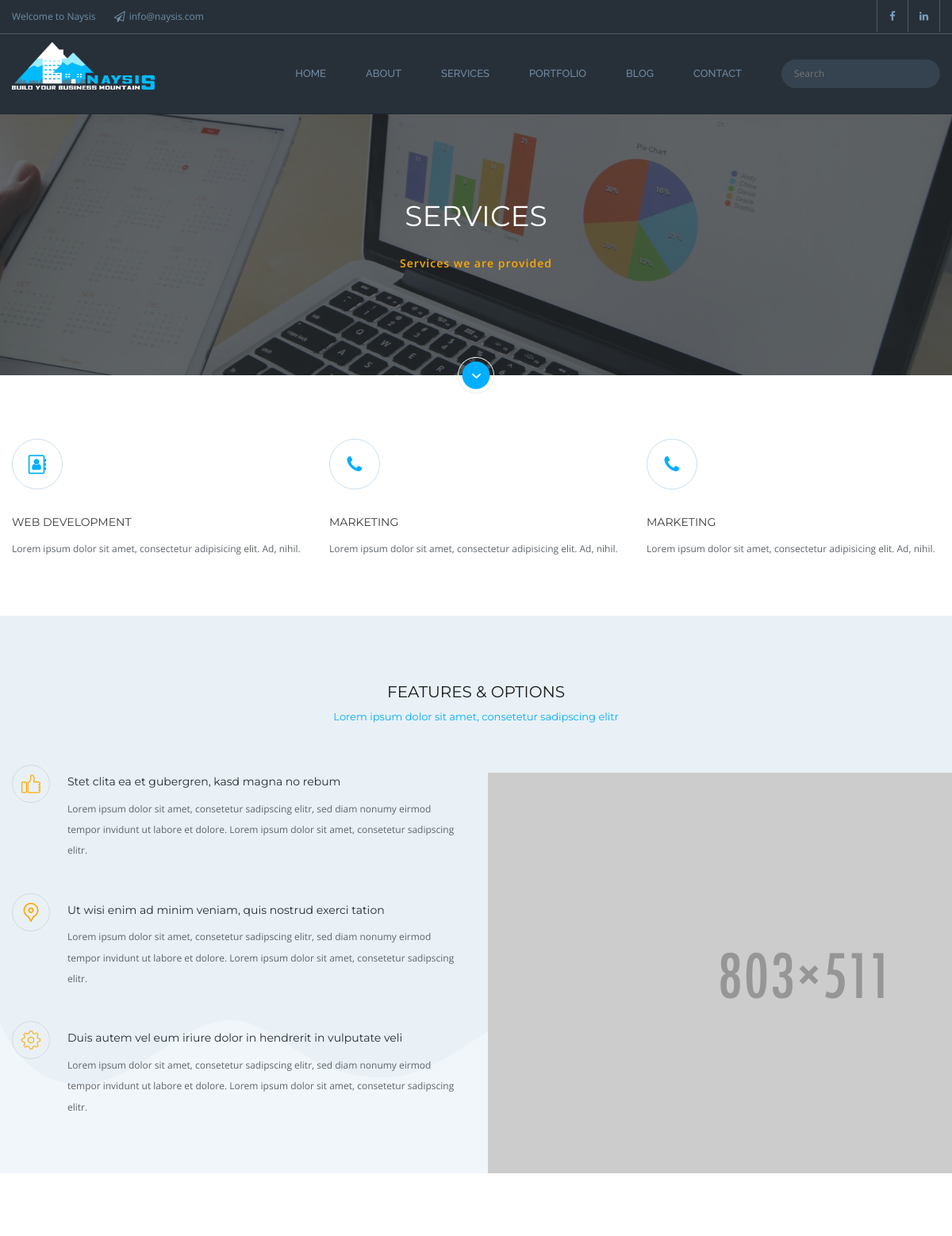
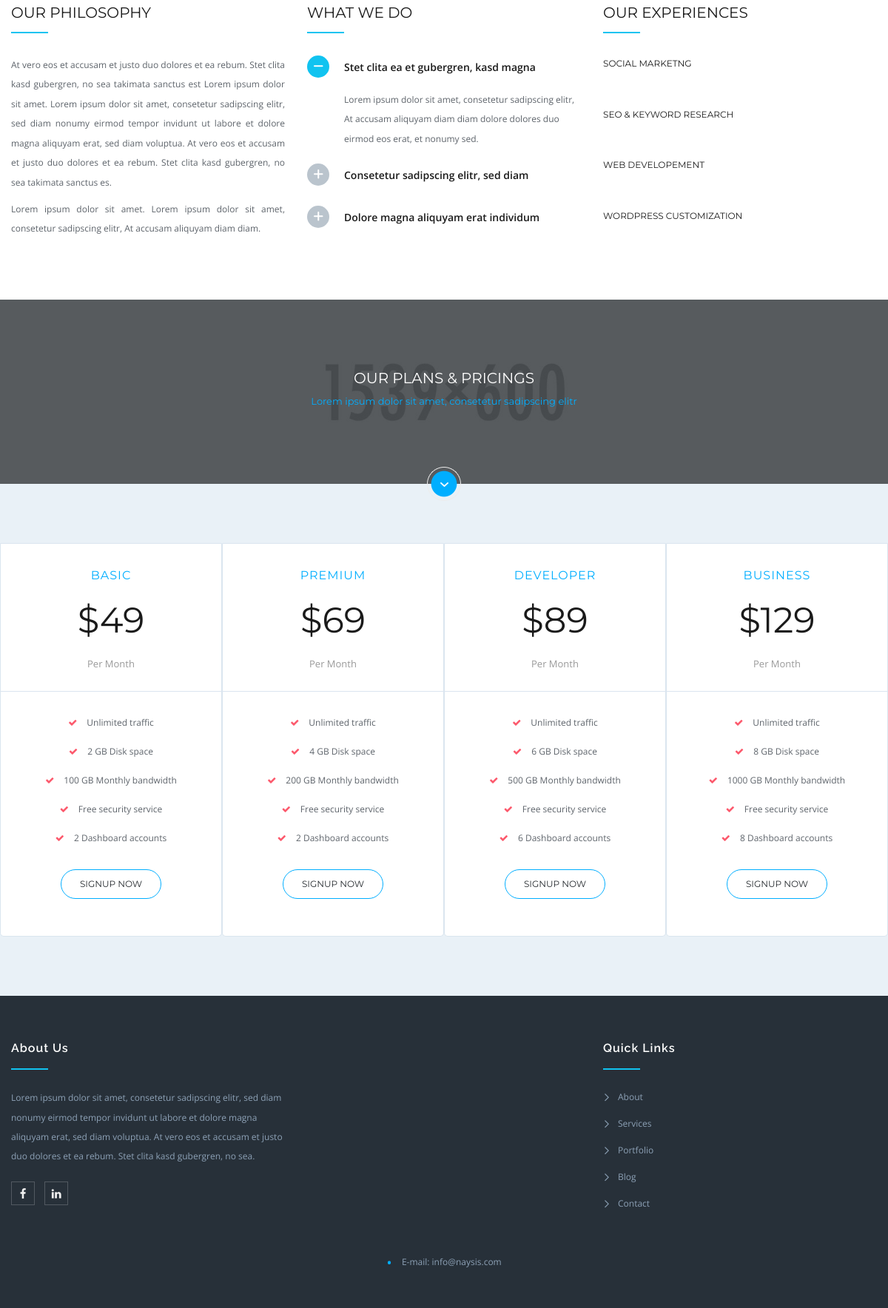
Page /services/ on the committed database (2 pictures, top to bottom).
### project/models.py (models this page shows, shortened)
class ServiceItems(models.Model):
    name = models.CharField(max_length=64, blank=True, null=True, default=None)
    description = models.TextField(blank=True, null=True, default=None)
    icon = models.CharField(max_length=64, blank=True, null=True, default=None)
    is_active = models.BooleanField(default=True)
    created = models.DateTimeField(auto_now_add=True, auto_now=False)
    updated = models.DateTimeField(auto_now_add=False, auto_now=True)
    class Meta:
        verbose_name = "Service Item"
        verbose_name_plural = "Service Items"

### services/views.py (the view)
class Services(generic.TemplateView):
    template_name = "services/index.html"
    def get_context_data(self, **kwargs):
        context = {}
        service_items = ServiceItems.objects.filter(is_active=True)
        context['service_items'] = service_items
        return context

### services/templates/services/index.html (shortened to what this page needs)
{% extends 'Naysis/base/basePage.html'%}
{%block content%}
{%load static%}
    <section class="page-title" style="background-image:url({%static 'images/background/pages/services.jpg'%});">
    	<div class="auto-container">
        	<div class="sec-title">
                <h1>Services</h1>
                <div class="page-subtitle">Services we are provided</div>
            </div>
        </div>
        <div class="down-arrow scroll-to-target" data-target=".scroll-to-this"></div>
    </section>
    <section class="default-section scroll-to-this">
    	<div class="auto-container">
        	<div class="row clearfix">
                {%for item in service_items%}
                <article class="column icon-column circle-icon-column col-md-4 col-sm-6 col-xs-12">
                	<div class="inner-box text-left">
                    	<div class="icon img-circle"><i class="fa fa-{{item.icon}}" aria-hidden="true"></i></div>
                        <h3>{{item.name}}</h3>
                        <div class="text">{{item.description}}</div>
                    </div>
                </article>
                {%endfor%}
            </div>
        </div>
    </section>
    <section class="default-section bg-waves bg-color outside-hidden" style="background-image:url(images/background/bg-waves-2.png);">
    	<div class="auto-container">
        	<div class="sec-title text-center main-title">
                <h2 class="default-title text-uppercase">features &amp; OPTIONS</h2>
                <div class="theme-subtitle">Lorem ipsum dolor sit amet, consetetur sadipscing elitr</div>
            </div>
        	<div class="row clearfix">
                <div class="col-md-6 col-sm-12 col-xs-12">
                    <article class="featured-icon-column">
                        <div class="inner-box">
                            <h3><span class="icon img-circle"><span class="flaticon-thumb3"></span></span> Stet clita ea et gubergren, kasd magna no rebum</h3>
                            <div class="text">
                                <p>Lorem ipsum dolor sit amet, consetetur sadipscing elitr, sed diam nonumy eirmod tempor invidunt ut labore et dolore. Lorem ipsum dolor sit amet, consetetur sadipscing elitr.</p>
                            </div>
                        </div>
                    </article>
                    <article class="featured-icon-column">
                        <div class="inner-box">
                            <h3><span class="icon img-circle"><span class="flaticon-pin60"></span></span> Ut wisi enim ad minim veniam, quis nostrud exerci tation</h3>
                            <div class="text">
                                <p>Lorem ipsum dolor sit amet, consetetur sadipscing elitr, sed diam nonumy eirmod tempor invidunt ut labore et dolore. Lorem ipsum dolor sit amet, consetetur sadipscing elitr.</p>
                            </div>
                        </div>
                    </article>
                    <article class="featured-icon-column">
                        <div class="inner-box">
                            <h3><span class="icon img-circle"><span class="flaticon-tool305"></span></span> Duis autem vel eum iriure dolor in hendrerit in vulputate veli</h3>
                            <div class="text">
                                <p>Lorem ipsum dolor sit amet, consetetur sadipscing elitr, sed diam nonumy eirmod tempor invidunt ut labore et dolore. Lorem ipsum dolor sit amet, consetetur sadipscing elitr.</p>
                            </div>
                        </div>
                    </article>
                </div>
                <div class="image-column col-md-6 col-sm-12 col-xs-12">
                	<figure class="fluid-image-outer"><img src="images/resource/dashboard-image-1.png" alt=""></figure>
                </div>
            </div>
        </div>
    </section>
    <section class="default-section">
    	<div class="auto-container">
        	<div class="row clearfix">
                <div class="column text-column col-lg-4 col-md-6 col-xs-12">
                    <h2 class="default-title text-uppercase">Our philosophy</h2>
                	<div class="line-left"></div>
                    <div class="text">
                    	<p>At vero eos et accusam et justo duo dolores et ea rebum. Stet clita kasd gubergren, no sea takimata sanctus est Lorem ipsum dolor sit amet. Lorem ipsum dolor sit amet, consetetur sadipscing elitr, sed diam nonumy eirmod tempor invidunt ut labore et dolore magna aliquyam erat, sed diam voluptua. At vero eos et accusam et justo duo dolores et ea rebum. Stet clita kasd gubergren, no sea takimata sanctus es.</p>
						<p>Lorem ipsum dolor sit amet. Lorem ipsum dolor sit amet, consetetur sadipscing elitr, At accusam aliquyam diam diam.</p>
                    </div>
                </div>
                <div class="column text-column col-lg-4 col-md-6 col-xs-12">
                    <h2 class="default-title text-uppercase">What we do</h2>
                	<div class="line-left"></div>
                    <div class="accordion-box style-two">
                        <article class="accordion animated out" data-delay="0" data-animation="fadeInUp">
                            <div class="acc-btn active">Stet clita ea et gubergren, kasd magna <div class="toggle-icon"><span class="minus flaticon-minus42"></span></div></div>
                            <div class="acc-content collapsed">
                                <p>Lorem ipsum dolor sit amet, consetetur sadipscing elitr, At accusam aliquyam diam diam dolore dolores duo eirmod eos erat, et nonumy sed.</p>
                            </div>
                        </article>
                        <article class="accordion animated out" data-delay="0" data-animation="fadeInUp">
                            <div class="acc-btn">Consetetur sadipscing elitr, sed diam<div class="toggle-icon"><span class="plus flaticon-add30"></span></div></div>
                        </article>
                        <article class="accordion animated out" data-delay="0" data-animation="fadeInUp">
                            <div class="acc-btn">Dolore magna aliquyam erat individum  <div class="toggle-icon"><span class="plus flaticon-add30"></span></div></div>
                        </article>
                    </div>
                </div>
                <div class="column text-column col-lg-4 col-md-6 col-xs-12">
                    <h2 class="default-title text-uppercase">Our Experiences</h2>
                	<div class="line-left"></div>
                    <div class="progress-levels medium-size">
                        <div class="progress-box wow fadeInRight" data-wow-delay="100ms" data-wow-duration="1500ms">
                            <div class="box-title">social marketng</div>
                            <div class="inner">
                                <div class="bar">
                                    <div class="bar-innner"><div class="bar-fill" data-percent="80"><div class="percent"></div></div></div>
                                </div>
                            </div>
                        </div>
                        <div class="progress-box wow fadeInRight" data-wow-delay="200ms" data-wow-duration="1500ms">
                            <div class="box-title">seo &amp; KEYWORD RESEARCH</div>
                            <div class="inner">
                                <div class="bar">
                                    <div class="bar-innner"><div class="bar-fill" data-percent="90"><div class="percent"></div></div></div>
                                </div>
                            </div>
                        </div>
                        <div class="progress-box wow fadeInRight" data-wow-delay="300ms" data-wow-duration="1500ms">
                            <div class="box-title">WEB DEVELOPEMENT</div>
                            <div class="inner">
                                <div class="bar">
                                    <div class="bar-innner"><div class="bar-fill" data-percent="60"><div class="percent"></div></div></div>
                                </div>
                            </div>
                        </div>
                        <div class="progress-box wow fadeInRight" data-wow-delay="400ms" data-wow-duration="1500ms">
                            <div class="box-title">WORDPRESS CUSTOMIZATION</div>
                            <div class="inner">
                                <div class="bar">
                                    <div class="bar-innner"><div class="bar-fill" data-percent="88"><div class="percent"></div></div></div>
                                </div>
                            </div>
                        </div>
                    </div>
                </div>
            </div>
        </div>
    </section>
    <section class="section-intro" style="background-image:url(images/parallax/image-1.jpg);">
    	<div class="auto-container">
        	<div class="sec-title">
                <h2 class="default-title text-uppercase white_color">our plans &amp; PRICINGS</h2>
                <div class="theme-subtitle">Lorem ipsum dolor sit amet, consetetur sadipscing elitr</div>
            </div>
        </div>
        <div class="down-arrow scroll-to-target" data-target=".scroll-to-that"></div>
    </section>
    <section class="pricing-section scroll-to-that">
    	<div class="auto-container">
        	<div class="row clearfix">
                <article class="pricing-column col-lg-3 col-md-6 col-sm-6 col-xs-12">
                    <div class="inner-box">
                        <div class="plan-header">
                        	<h3 class="plan-title">BASIC</h3>
                            <h2 class="plan-price">$49</h2>
                            <div class="plan-duration">Per Month</div>
                        </div>
                        <ul class="plan-stats">
                        	<li><span class="icon fa fa-check"></span> Unlimited traffic</li>
                            <li><span class="icon fa fa-check"></span> 2 GB Disk space</li>
                            <li><span class="icon fa fa-check"></span> 100 GB Monthly bandwidth</li>
                            <li><span class="icon fa fa-check"></span> Free security service</li>
                            <li><span class="icon fa fa-check"></span> 2 Dashboard accounts</li>
                        </ul>
                        <a href="#" class="theme-btn rounded-btn">Signup Now</a>
                    </div>
                </article>
                <article class="pricing-column col-lg-3 col-md-6 col-sm-6 col-xs-12">
                    <div class="inner-box">
                        <div class="plan-header">
                        	<h3 class="plan-title">Premium</h3>
                            <h2 class="plan-price">$69</h2>
                            <div class="plan-duration">Per Month</div>
                        </div>
                        <ul class="plan-stats">
                        	<li><span class="icon fa fa-check"></span> Unlimited traffic</li>
                            <li><span class="icon fa fa-check"></span> 4 GB Disk space</li>
                            <li><span class="icon fa fa-check"></span> 200 GB Monthly bandwidth</li>
                            <li><span class="icon fa fa-check"></span> Free security service</li>
                            <li><span class="icon fa fa-check"></span> 2 Dashboard accounts</li>
                        </ul>
                        <a href="#" class="theme-btn rounded-btn">Signup Now</a>
                    </div>
                </article>
                <article class="pricing-column col-lg-3 col-md-6 col-sm-6 col-xs-12">
                    <div class="inner-box">
                        <div class="plan-header">
                        	<h3 class="plan-title">Developer</h3>
                            <h2 class="plan-price">$89</h2>
                            <div class="plan-duration">Per Month</div>
                        </div>
                        <ul class="plan-stats">
                        	<li><span class="icon fa fa-check"></span> Unlimited traffic</li>
                            <li><span class="icon fa fa-check"></span> 6 GB Disk space</li>
                            <li><span class="icon fa fa-check"></span> 500 GB Monthly bandwidth</li>
                            <li><span class="icon fa fa-check"></span> Free security service</li>
                            <li><span class="icon fa fa-check"></span> 6 Dashboard accounts</li>
                        </ul>
                        <a href="#" class="theme-btn rounded-btn">Signup Now</a>
                    </div>
                </article>
                <article class="pricing-column col-lg-3 col-md-6 col-sm-6 col-xs-12">
                    <div class="inner-box">
                        <div class="plan-header">
                        	<h3 class="plan-title">Business</h3>
                            <h2 class="plan-price">$129</h2>
                            <div class="plan-duration">Per Month</div>
                        </div>
                        <ul class="plan-stats">
                        	<li><span class="icon fa fa-check"></span> Unlimited traffic</li>
                            <li><span class="icon fa fa-check"></span> 8 GB Disk space</li>
                            <li><span class="icon fa fa-check"></span> 1000 GB Monthly bandwidth</li>
                            <li><span class="icon fa fa-check"></span> Free security service</li>
                            <li><span class="icon fa fa-check"></span> 8 Dashboard accounts</li>
                        </ul>
                        <a href="#" class="theme-btn rounded-btn">Signup Now</a>
                    </div>
                </article>
            </div>
        </div>
    </section>
{%endblock%}

### rows in the picture
ServiceItems: name "WEB DEVELOPMENT", description "Lorem ipsum dolor sit amet, consectetur adipisicing elit. Ad, nihil."
ServiceItems: name "MARKETING", description "Lorem ipsum dolor sit amet, consectetur adipisicing elit. Ad, nihil."
ServiceItems: name "MARKETING", description "Lorem ipsum dolor sit amet, consectetur adipisicing elit. Ad, nihil."
